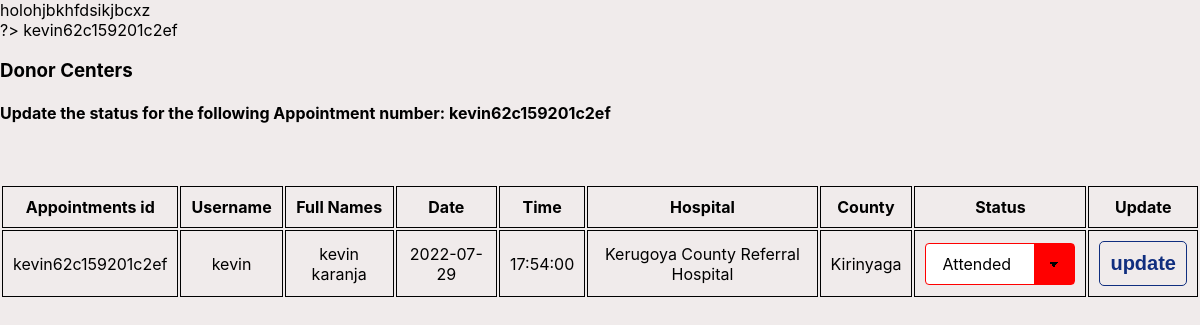
/admin/status_update.php?id=kevin62c159201c2ef, run on the app's committed database.
### tables this page shows
CREATE TABLE `booking` (
  `bookid` int NOT NULL,
  `username` varchar(255) NOT NULL,
  `fullname` varchar(255) NOT NULL,
  `book_date` date NOT NULL,
  `book_time` time NOT NULL,
  `hospital` varchar(255) NOT NULL,
  `email` varchar(255) NOT NULL,
  `county` varchar(255) NOT NULL,
  `status` varchar(11) NOT NULL,
  `random` varchar(255) NOT NULL
);

### admin/status_update.php (the view, shortened to what this page needs)
<!DOCTYPE html>
<html lang="en">
<head>
<link rel="stylesheet" type="text/css" href="../styles.css">
</head>
<body>
    holohjbkhfdsikjbcxz
<br>
?></h2>
<?php include('../includes/conn.php') ;
if(!isset($_GET['id']))
die('no info');
else{
   $random = $_GET['id'];
   echo $random;
}   ?>
<h3>
         Donor Centers
     </h3>
<h4>     Update the status for the following Appointment number: <?php echo $random;?></h4>
<?php
$sql = "SELECT * FROM booking WHERE random ='$random'";
$result = $db->query($sql);
                while($rows=$result->fetch_assoc())
                {
             ?>
          <table>
        <tr>
            <th>Appointments id</th>
        <th>Username</th>
        <th>Full Names</th>
        <th>Date </th>
        <th>Time </th>
        <th>Hospital </th>
        <th>County </th>
        <th>Status </th>
        <th>Update</th>
        </tr>
        <tr>
        <td ><?php echo $random?></td>
        <td ><?php echo $rows['username'];?></td>
            <td>  <?php echo $rows['fullname'];?></td>
            <td> <?php echo $rows['book_date'];?></td>
            <td> <?php echo $rows['book_time'];?></td>
            <td> <?php echo $rows['hospital'];?></td>
            <td> <?php echo $rows['county'];?></td>
            <td>
            <form method="post" action="#">
            <select name="update_status">
            <option  value='<?php echo $rows['status'];?>'><?php echo $rows['status'];?></option>
                            </select>
        </td>
            <td>
<button type="submit"  name="update" class="btn1"  >update</button>
</form>      </td>
        </tr>
<br>
<br>
    </table>
    <?php
}
?>
</body>
</html>

### styles.css (style rules this page uses)
th, td { border: 1px solid; padding: 10px; }
body { margin:0px; background-color:#f0ebeb; font-family: -apple-system, BlinkMacSystemFont, 'Segoe UI', Roboto, Oxygen, Ubuntu, Cantarell, 'Open Sans', 'Helvetica Neue', sans-serif; }
.btn1 { padding: 10px; font-size: 15px; color: rgb(16, 46, 127); background:transparent; border:thin solid; border-radius: 5px; font-weight: bold; font-size: 20px; cursor: pointer }
select { background-color: rgb(255, 255, 255); border: thin solid rgb(255, 0, 0); border-radius: 4px; display: inline-block; font: inherit; line-height: 1.5em; padding: 0.5em 3.5em 0.5em 1em; margin: 0; -webkit-box-sizing: border-box; -moz-box-sizing: border-box; box-sizing: border-box; -webkit-appearance: none; -moz-appearance: none; background-image: linear-gradient(45deg, transparent 50%, rgb(0, 0, 0) 50%), linear-gradient(135deg, rgb(0, 0, 0) 50%, transparent 50%), linear-gradient(to right, rgb(255, 0, 0), rgb(255, 0, 0)); background-position: calc(100% - 20px) calc(1em + 2px), calc(100% - 15px) calc(1em + 2px), 100% 0; background-size: 5px 5px, 5px 5px, 2.5em 2.5em; background-repeat: no-repeat; }
table { text-align: center; }

### data on the page
booking: username "kevin", fullname "kevin karanja", book_date "2022-07-29", book_time "17:54:00", hospital "Kerugoya County Referral Hospital", county "Kirinyaga", update_status "Attended"

### other printed values
$random "kevin62c159201c2ef"
